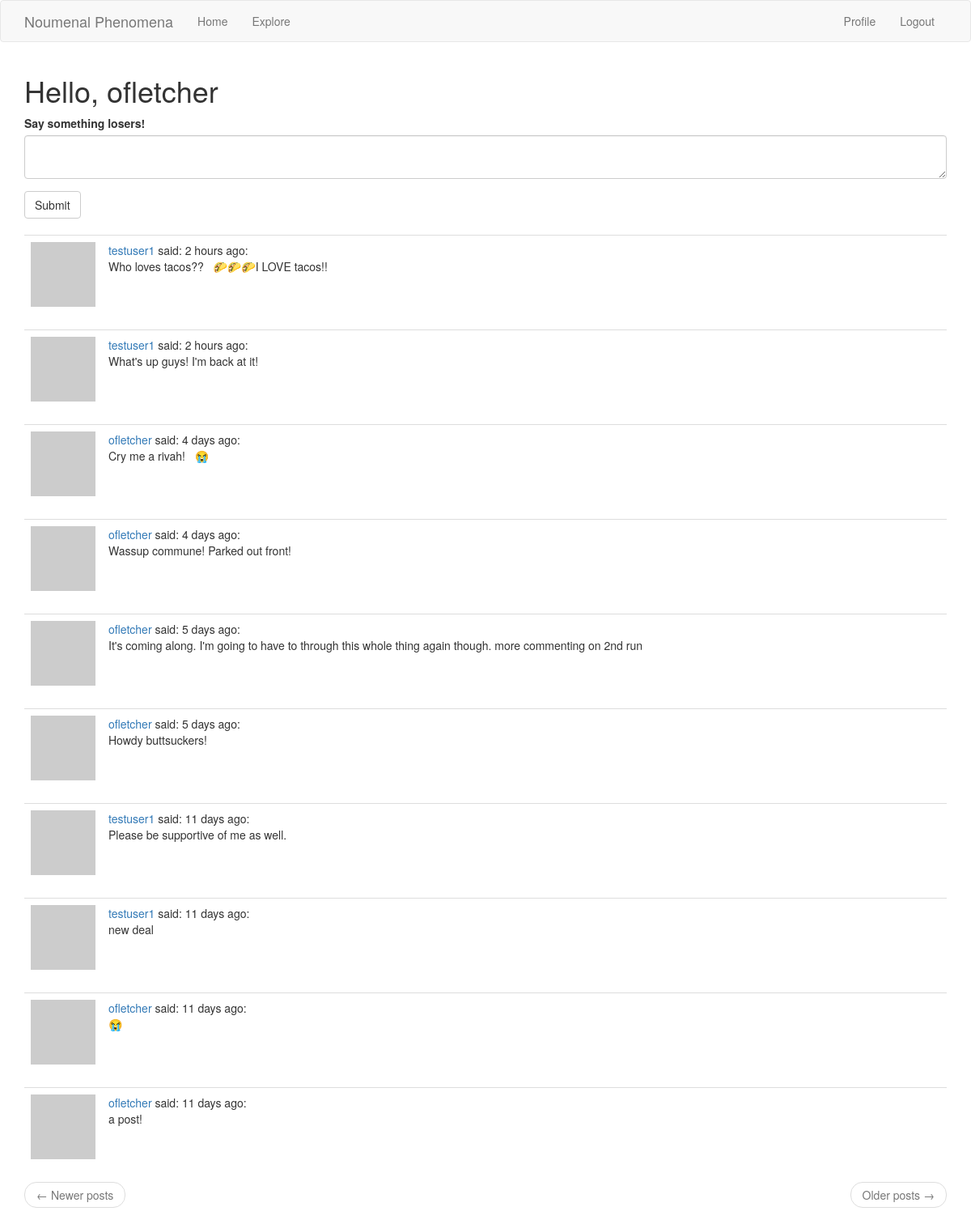
Page /index (signed in) on the earlier database version.
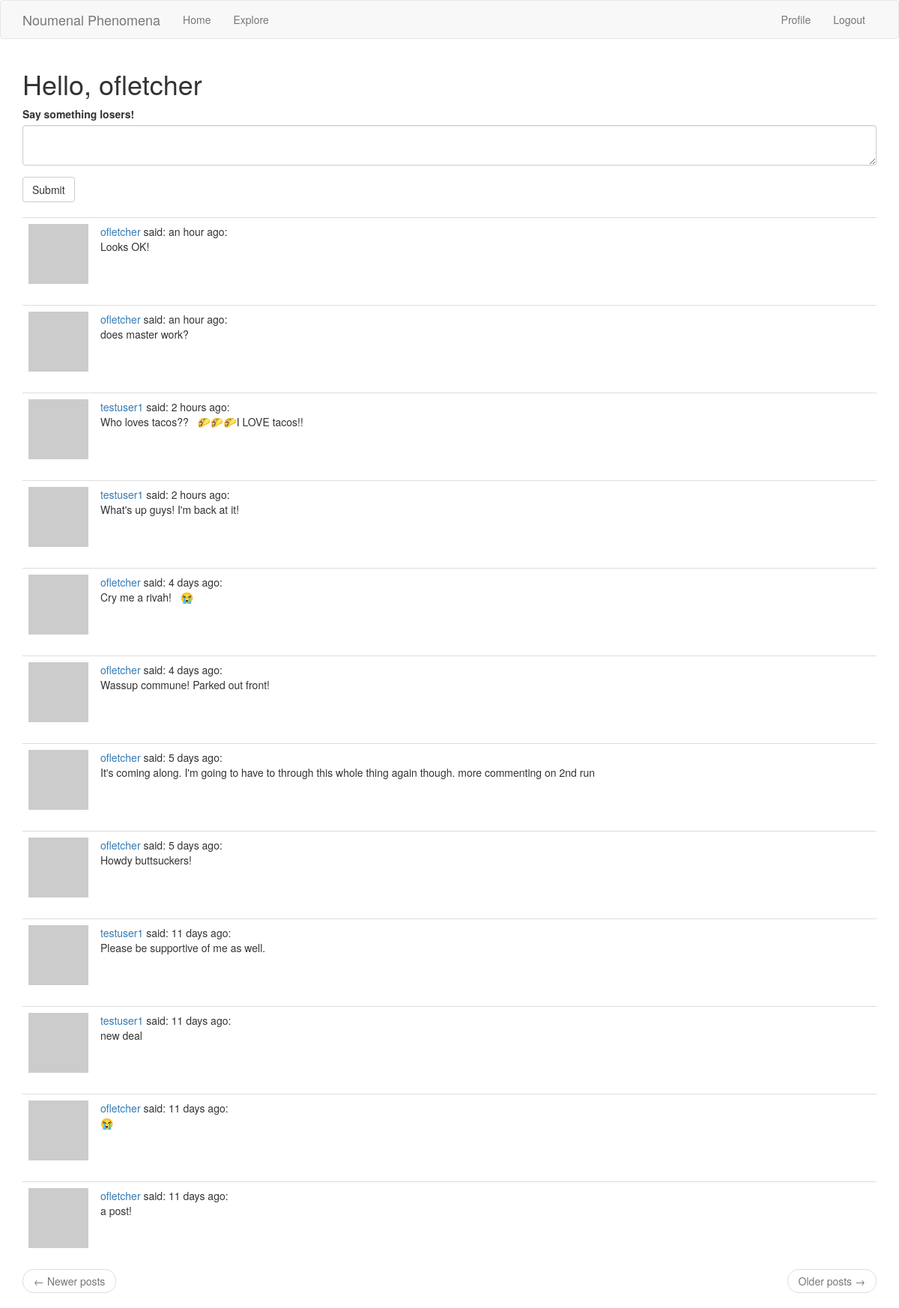
Same page on the later database version.
### app/models.py (models this page shows, shortened)
class User(UserMixin, db.Model):
    id = db.Column(db.Integer, primary_key=True)
    username = db.Column(db.String(64), index=True, unique=True)
    email = db.Column(db.String(120), index=True, unique=True)
    password_hash = db.Column(db.String(128))
    posts = db.relationship('Post', backref='author', lazy='dynamic')
    about_me = db.Column(db.String(140))
    last_seen = db.Column(db.DateTime, default=datetime.utcnow)
    followed = db.relationship(
        'User', secondary=followers,
        primaryjoin=(followers.c.follower_id == id),
        secondaryjoin=(followers.c.followed_id == id),
        backref=db.backref('followers', lazy='dynamic'), lazy='dynamic')
    def avatar(self, size):
        digest = md5(self.email.lower().encode('utf-8')).hexdigest()
        return 'https://www.gravatar.com/avatar/{}?d=identicon&s={}'.format(
            digest, size)
    def followed_posts(self):
        followed = Post.query.join(
            followers, (followers.c.followed_id == Post.user_id)).filter(
                followers.c.follower_id == self.id)
        own = Post.query.filter_by(user_id=self.id)
        return followed.union(own).order_by(Post.timestamp.desc())

class Post(db.Model):
    id = db.Column(db.Integer, primary_key=True)
    body = db.Column(db.String(140))
    timestamp = db.Column(db.DateTime, index=True, default=datetime.utcnow)
    user_id = db.Column(db.Integer, db.ForeignKey('user.id'))

### app/routes.py (the view)
@app_var.route('/', methods=['GET', 'POST'])
@app_var.route('/index', methods=['GET', 'POST'])
@login_required
def index():
    form = PostForm()
    if form.validate_on_submit():
        post = Post(body=form.post.data, author=current_user)
        db.session.add(post)
        db.session.commit()
        flash('Your brain-vomit is now live to the whole commune!')
        return redirect(url_for('index'))
    page = request.args.get('page', 1, type=int)
    posts = current_user.followed_posts().paginate(
        page, app_var.config['POSTS_PER_PAGE'], False)
    next_url = url_for('index', page=posts.next_num) \
        if posts.has_next else None
    prev_url = url_for('index', page=posts.prev_num) \
        if posts.has_prev else None
    return render_template('index.html', title='Home', form=form,
                           posts=posts.items, next_url=next_url,
                           prev_url=prev_url)

### app/forms.py
class PostForm(FlaskForm):
    post = TextAreaField('Say something losers!', validators=[
        DataRequired(), Length(min=1, max=140)
    ])
    submit = SubmitField('Submit')

### app/models.py (called while the page is built)
@login.user_loader
def load_user(id):
    return User.query.get(int(id))

### app/routes.py (called while the page is built)
@app_var.before_request
def before_request():
    if current_user.is_authenticated:
        current_user.last_seen = datetime.utcnow()
        db.session.commit()

### app/templates/index.html
{% extends "base.html" %}
{% import 'bootstrap/wtf.html' as wtf %}
{% block app_content %}
<h1>Hello, {{ current_user.username }}</h1>
{% if form %}
{{ wtf.quick_form(form ) }}
<br>
{% endif %}
{% for post in posts %}
{% include '_post.html' %}
{% endfor %}
<nav aria-label="...">
    <ul class="pager">
        <li class="previous{% if not prev_url %} disabled{% endif %}">
            <a href="{{ prev_url or '#' }}">
                <span aria-hidden="true">&larr;</span> Newer posts
            </a>
        </li>
        <li class="next{% if not next_url %} disabled{% endif %}">
            <a href="{{ next_url or '#' }}">
                Older posts <span aria-hidden="true">&rarr;</span>
            </a>
        </li>
    </ul>
</nav>
{% endblock %}

### app/templates/base.html (shortened to what this page needs)
{% extends 'bootstrap/base.html' %}
{% block navbar %}
<nav class="navbar navbar-default">
    <div class="container">
        <div class="navbar-header">
            <a class="navbar-brand" href="{{ url_for('index') }}">Noumenal Phenomena</a>
        </div>
        <div class="collapse navbar-collapse" id="bs-example-navbar-collapse-1">
            <ul class="nav navbar-nav">
                <li><a href="{{ url_for('index') }}">Home</a></li>
                <li><a href="{{ url_for('explore') }}">Explore</a></li>
            </ul>
            <ul class="nav navbar-nav navbar-right">
                {% if current_user.is_anonymous %}
                <li><a href="{{ url_for('login') }}">Login</a></li>
                {% else %}
                <li><a href="{{ url_for('user', username=current_user.username) }}">Profile</a></li>
                <li><a href="{{ url_for('logout') }}">Logout</a></li>
                {% endif %}
            </ul>
        </div>
    </div>
</nav>
{% endblock %}
{% block content %}
<div class="container">
    {% block app_content %}{% endblock %}
</div>
{% endblock %}

### app/templates/_post.html
<table class='table table-hover'>
    <tr>
        <td width='70px'>
            <a href="{{ url_for('user', username=post.author.username) }}">
                <img src="{{ post.author.avatar(70) }}">
            </a>
        </td>
        <td>
            <a href="{{ url_for('user', username=post.author.username)}}">
                {{ post.author.username }}
            </a>
            said: {{ moment(post.timestamp).fromNow() }}:
            <br>
            {{ post.body }}
        </td>
    </tr>
</table>

Differences in the rows shown:
added Post: author.username "ofletcher", timestamp "an hour ago", body "Looks OK!"
added Post: author.username "ofletcher", timestamp "an hour ago", body "does master work?"
